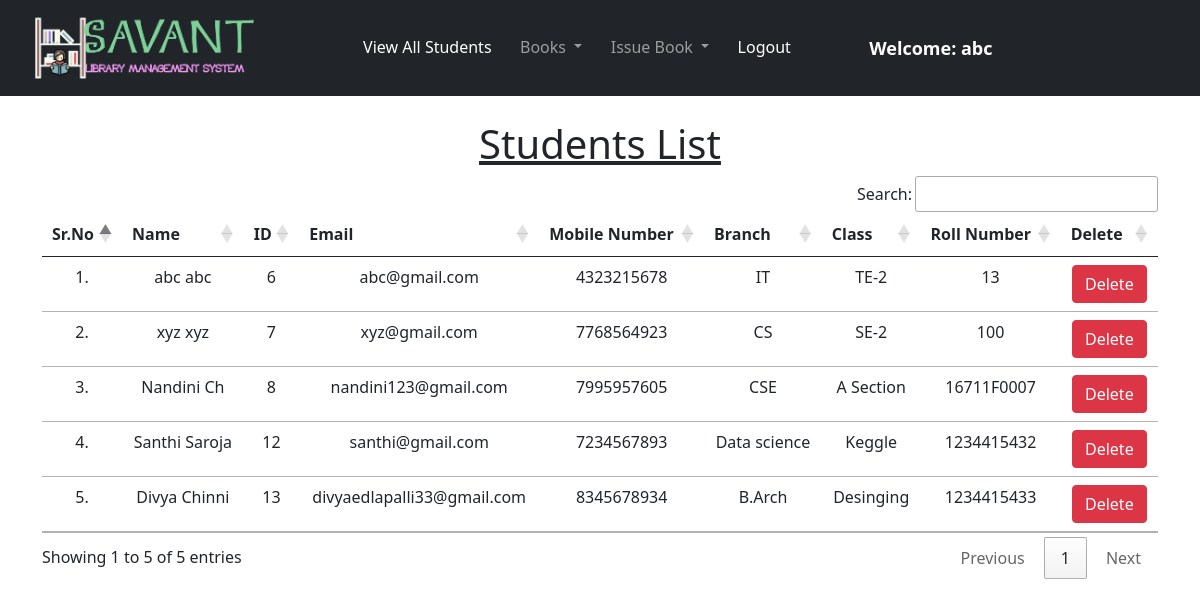
Page /view_students/ (signed in) on the committed database.
### library/models.py (models this page shows, shortened)
class Student(models.Model):
    user = models.OneToOneField(User, on_delete=models.CASCADE)
    classroom = models.CharField(max_length=10)
    branch = models.CharField(max_length=10)
    roll_no = models.CharField(max_length=3, blank=True)
    phone = models.CharField(max_length=10, blank=True)
    image = models.ImageField(upload_to="", blank=True)

### library/views.py (the view)
# urls.py: path("view_students/", views.view_students, name="view_students"),
@login_required(login_url = '/admin_login')
def view_students(request):
    students = Student.objects.all()
    return render(request, "view_students.html", {'students':students})

### library/templates/view_students.html (shortened to what this page needs)
{% extends 'admin_navbar.html' %}
{% load static %}
{% block body %}
<div class="container mt-4">
    <h1 class="text-center"><u>Students List</u></h1>
    <table class="table table-hover" id="example">
        <thead>
            <tr class="text-center">
                <th>Sr.No</th>
                <th>Name</th>
                <th>ID</th>
                <th>Email</th>
                <th>Mobile Number</th>
                <th>Branch</th>
                <th>Class</th>
                <th>Roll Number</th>
                <th>Delete</th>
            </tr>
        </thead>
        <tbody>
            {% for student in students %}
            <tr class="text-center">
                <td>{{forloop.counter}}.</td>
                <td>{{student.user.get_full_name}}</td>
                <td>{{student.user.id}}</td>
                <td>{{student.user.email}}</td>
                <td>{{student.phone}}</td>
                <td>{{student.branch}}</td>
                <td>{{student.classroom}}</td>
                <td>{{student.roll_no}}</td>
                <td><a href="/delete_student/{{student.id}}/" class="btn btn-danger" onclick="return confirm('Are you sure you want to delete this student?')">Delete</a></td>
            </tr>
            {% endfor %}
        </tbody>
    </table>
    </div>
{% endblock %}

### library/templates/admin_navbar.html (shortened to what this page needs)
<!doctype html>
<html lang="en">
  <head>
    <link href="https://cdn.jsdelivr.net/npm/bootstrap@5.1.0/dist/css/bootstrap.min.css" rel="stylesheet">
    <link rel="stylesheet" href="https://cdn.datatables.net/1.10.25/css/jquery.dataTables.min.css">
    <link rel="stylesheet" href="https://cdn.datatables.net/buttons/1.7.1/css/buttons.dataTables.min.css">
  </head>
  {% load static %}
  <body>
    <nav class="navbar navbar-expand-lg navbar-dark bg-dark">
        <div class="container-fluid">
          <a class="navbar-brand" href="#"><img src="{% static 'logo_lib.png' %}" height="70"></a>
          <div class="collapse navbar-collapse" id="navbarSupportedContent">
            <ul class="navbar-nav me-auto mb-2 mb-lg-0" >
              <li class="nav-item">
                <a class="nav-link active" aria-current="page" href="/view_students/">View All Students</a>
              </li>
              <li class="nav-item dropdown">
                <a class="nav-link dropdown-toggle" href="#" id="navbarDropdown" role="button" data-bs-toggle="dropdown" aria-expanded="false">
                  Books
                </a>
              </li>
              <li class="nav-item dropdown">
                <a class="nav-link dropdown-toggle" href="#" id="navbarDropdown" role="button" data-bs-toggle="dropdown" aria-expanded="false">
                  Issue Book
                </a>
              </li>
              <li class="nav-item">
                <a class="nav-link active" aria-current="page" href="/logout/">Logout</a>
              </li>
              <li class="nav-item">
                <a style="font-weight:600; font-family:'Segoe UI', Tahoma, Geneva, Verdana, sans-serif; font-size: large;" class="nav-link active" href="#">Welcome: {{request.user}}</a>
              </li>
            </ul>
          </div>
        </div>
      </nav>
      {% block body %}
      {% endblock %}
  </body>
</html>

### rows in the picture
Student: user.get_full_name "abc abc", user.id "6", user.email "abc@gmail.com", phone "4323215678", branch "IT", classroom "TE-2", roll_no "13"
Student: user.get_full_name "xyz xyz", user.id "7", user.email "xyz@gmail.com", phone "7768564923", branch "CS", classroom "SE-2", roll_no "100"
Student: user.get_full_name "Nandini Ch", user.id "8", user.email "nandini123@gmail.com", phone "7995957605", branch "CSE", classroom "A Section", roll_no "16711F0007"
Student: user.get_full_name "Santhi Saroja", user.id "12", user.email "santhi@gmail.com", phone "7234567893", branch "Data science", classroom "Keggle", roll_no "1234415432"
Student: user.get_full_name "Divya Chinni", user.id "13", user.email "divyaedlapalli33@gmail.com", phone "8345678934", branch "B.Arch", classroom "Desinging", roll_no "1234415433"

### other values in the picture
{{ request.user }} "abc"
